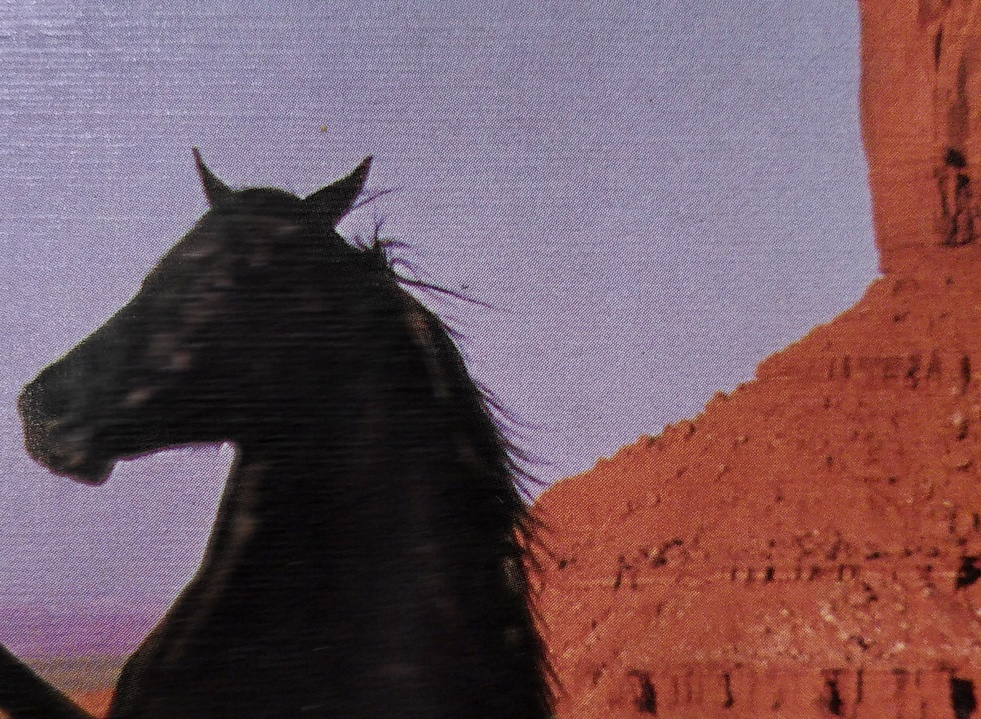
#> input picture truth.jpg, 981 x 719 px, shrunk from 2079 x 1524 before the run
$ python clustering.py
#> lines starting #> are read from the running program, lines starting #| are printed output that depends on the picture
import numpy as np
import cv2 as cv
from scipy.ndimage import gaussian_filter

def gauss(image, sig):
    img = np.zeros(image.shape)
    if len(image.shape) == 3:
        for i in range(3):
            img[:, :, i] = gaussian_filter(image[:, :, i], sigma=sig)
    else:
        img[:, :] = gaussian_filter(image[:, :], sigma=sig)
    return img


img = cv.imread('truth.jpg')
#> img is the input picture: shape (719, 981, 3); mean B, G, R 97.5, 89.2, 117.2
img = gauss(img, 4)

Z = img.reshape((-1,3))

# convert to np.float32
Z = np.float32(Z)
# define criteria, number of clusters(K) and apply kmeans()
criteria = (cv.TERM_CRITERIA_EPS + cv.TERM_CRITERIA_MAX_ITER, 10, 1.0)
K = 3
ret,label,center=cv.kmeans(Z,K,None,criteria,10,cv.KMEANS_RANDOM_CENTERS)
#> ret = 273947011; center = [[19.97, 19.19, 23.13], [164.6, 137.7, 148.3], [54.61, 70.3, 149.9]]
# Now convert back into uint8, and make original image
center = np.uint8(center)
#> center = [[19, 19, 23], [164, 137, 148], [54, 70, 149]]
res = center[label.flatten()]
res2 = res.reshape((img.shape))
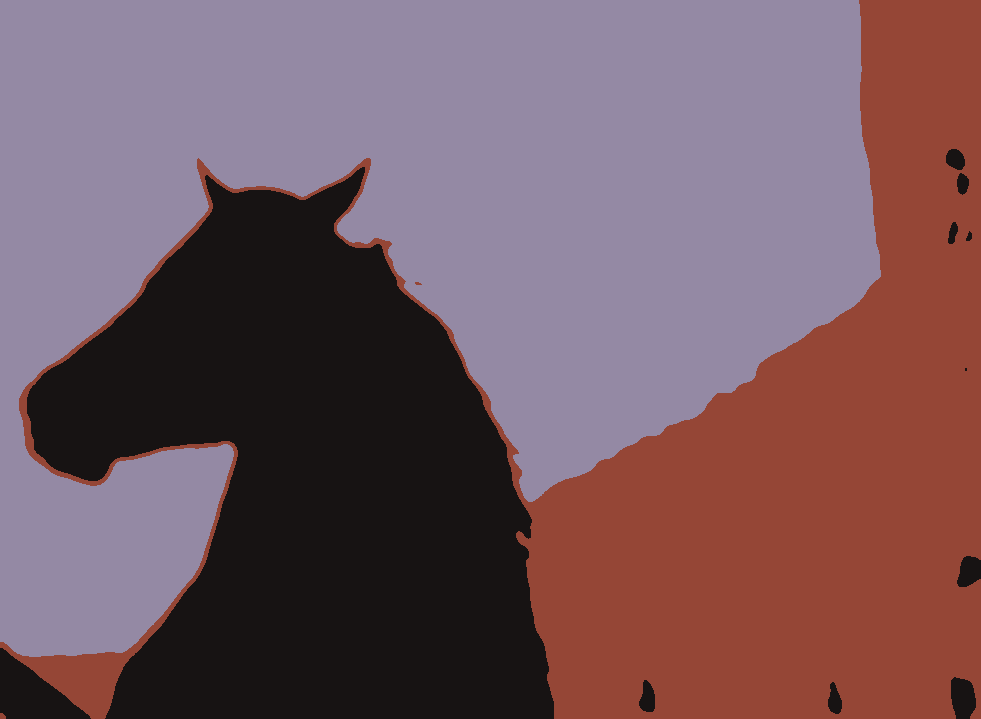
#> res2: shape (719, 981, 3); mean B, G, R 95.8, 87.8, 115.7
cv.imshow('res2',res2)
cv.waitKey(0)
cv.destroyAllWindows()
